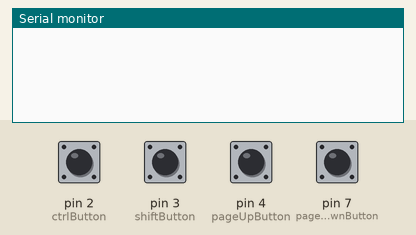
The sketch below on a simulated Arduino Leonardo, built with avr-gcc and run on an emulated ATmega32U4. Shown: the last lines printed to the serial monitor. Inputs (shaded band) come from the test bench; at power-on: pin 2 (ctrlButton), pin 3 (shiftButton), pin 4 (pageUpButton), pin 7 (pageDownButton) LOW. USB keyboard and mouse output is not drawn.

Above: at 1.2 s.
1.3 s: pin 2 (ctrlButton) pulled HIGH for 0.15 s
At 2.3 s:
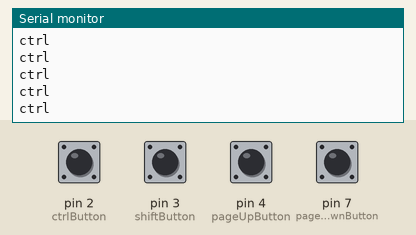
2.9 s: pin 3 (shiftButton) pulled HIGH for 0.15 s
At 3.5 s:
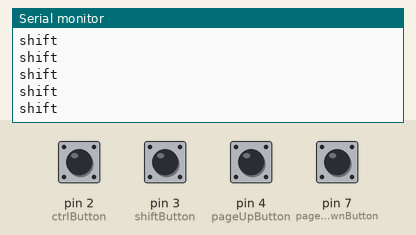
4.5 s: pin 4 (pageUpButton) pulled HIGH for 0.15 s
At 5.8 s:
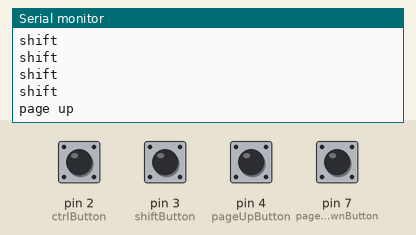
6.1 s: pin 7 (pageDownButton) pulled HIGH for 0.15 s
At 7.1 s:
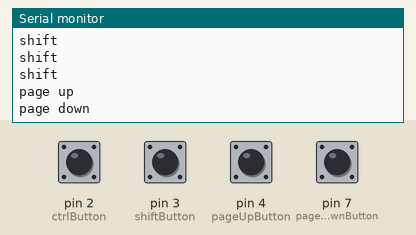

The sketch:

pedale.ino
```cpp
#include "Keyboard.h"

const int ctrlButton = 2;
const int shiftButton = 3;
const int pageUpButton = 4;
const int pageDownButton = 7;

// Debounce variables
const unsigned long debounceDelay = 50; // Debounce time in milliseconds
unsigned long lastDebounceTimePageUp = 0;
unsigned long lastDebounceTimePageDown = 0;
unsigned long lastDebounceTimeHome = 0;
unsigned long lastDebounceTimeEnd = 0;
unsigned long lastDebounceTimeLock = 0;

int lastPageUpState = LOW;
int lastPageDownState = LOW;
bool pageUpTriggered = false;
bool pageDownTriggered = false;
bool homeTriggered = false;
bool endTriggered = false;
bool lockTriggered = false;

void setup() {
  pinMode(ctrlButton, INPUT);
  pinMode(shiftButton, INPUT);
  pinMode(pageUpButton, INPUT);
  pinMode(pageDownButton, INPUT);
  Keyboard.begin();
}

void loop() {
  int currentCtrlState = digitalRead(ctrlButton);
  int currentShiftState = digitalRead(shiftButton);
  int currentPageUpState = digitalRead(pageUpButton);
  int currentPageDownState = digitalRead(pageDownButton);

  // Debounce for page up button
  if (currentPageUpState != lastPageUpState) {
    lastDebounceTimePageUp = millis();
  }
  if ((millis() - lastDebounceTimePageUp) > debounceDelay) {
    if (currentPageUpState == HIGH && !pageUpTriggered) {
      Serial.print("page up\n");
      Keyboard.press(KEY_PAGE_UP);
      delay(10);
      Keyboard.release(KEY_PAGE_UP);
      pageUpTriggered = true;
    } else if (currentPageUpState == LOW) {
      pageUpTriggered = false;
    }
  }

  // Debounce for page down button
  if (currentPageDownState != lastPageDownState) {
    lastDebounceTimePageDown = millis();
  }
  if ((millis() - lastDebounceTimePageDown) > debounceDelay) {
    if (currentPageDownState == HIGH && !pageDownTriggered) {
      Serial.print("page down\n");
      Keyboard.press(KEY_PAGE_DOWN);
      delay(10);
      Keyboard.release(KEY_PAGE_DOWN);
      pageDownTriggered = true;
    } else if (currentPageDownState == LOW) {
      pageDownTriggered = false;
    }
  }

  // Debounce for home key (Shift + Page Up)
  if ((millis() - lastDebounceTimeHome) > debounceDelay) {
    if (currentShiftState == HIGH && currentPageUpState == HIGH && !homeTriggered) {
      lastDebounceTimeHome = millis();
      Serial.print("home\n");
      Keyboard.releaseAll();
      Keyboard.press(KEY_HOME);
      delay(10);
      Keyboard.releaseAll();
      homeTriggered = true;
    } else if (currentShiftState == LOW || currentPageUpState == LOW) {
      homeTriggered = false;
    }
  }

  // Debounce for end key (Shift + Page Down)
  if ((millis() - lastDebounceTimeEnd) > debounceDelay) {
    if (currentShiftState == HIGH && currentPageDownState == HIGH && !endTriggered) {
      lastDebounceTimeEnd = millis();
      Serial.print("end\n");
      Keyboard.releaseAll();
      Keyboard.press(KEY_END);
      delay(10);
      Keyboard.releaseAll();
      endTriggered = true;
    } else if (currentShiftState == LOW || currentPageDownState == LOW) {
      endTriggered = false;
    }
  }

  // Debounce for lock action (Ctrl + Page Down)
  if ((millis() - lastDebounceTimeLock) > debounceDelay) {
    if (currentCtrlState == HIGH && currentPageDownState == HIGH && !lockTriggered) {
      lastDebounceTimeLock = millis();
      Keyboard.releaseAll();
      Serial.print("lock\n");
      Keyboard.press(KEY_LEFT_GUI); // Simulate Windows key
      Keyboard.press('l');          // Simulate 'L' key
      delay(10);
      Keyboard.releaseAll();
      lockTriggered = true;
    } else if (currentCtrlState == LOW || currentPageDownState == LOW) {
      lockTriggered = false;
    }
  }

  // Ctrl and Shift keys (no debounce)
  if (currentCtrlState == HIGH) {
    Serial.print("ctrl\n");
    Keyboard.press(KEY_LEFT_CTRL);
    return;
  }

  if (currentShiftState == HIGH) {
    Serial.print("shift\n");
    Keyboard.press(KEY_LEFT_SHIFT);
    return;
  }

  lastPageUpState = currentPageUpState;
  lastPageDownState = currentPageDownState;

  Keyboard.releaseAll();
}
```

Measured:
- after the input at 1.3 s, the serial monitor: prints a new line at once (image 1)
- after the input at 2.9 s, the serial monitor: prints a new line at once (image 2)
- after the input at 4.5 s, the serial monitor: prints a new line after 0.05 s (image 3)
- after the input at 6.1 s, the serial monitor: prints a new line after 0.05 s (image 4)
